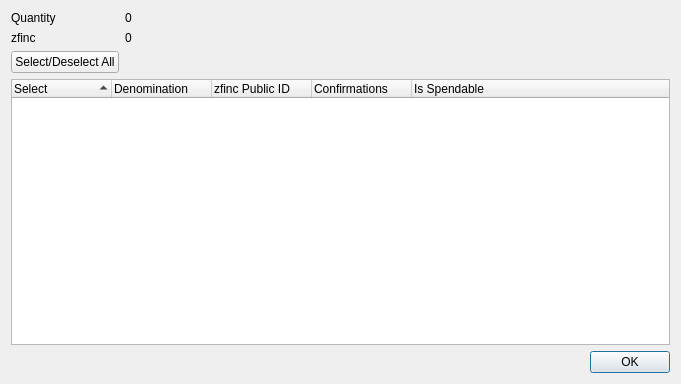
<?xml version="1.0" encoding="UTF-8"?>
<ui version="4.0">
 <class>ZfincControlDialog</class>
 <widget class="QDialog" name="ZfincControlDialog">
  <property name="geometry">
   <rect>
    <x>0</x>
    <y>0</y>
    <width>681</width>
    <height>384</height>
   </rect>
  </property>
  <property name="minimumSize">
   <size>
    <width>681</width>
    <height>384</height>
   </size>
  </property>
  <property name="windowTitle">
   <string>Select zfinc to Spend</string>
  </property>
  <layout class="QGridLayout" name="gridLayout">
   <item row="0" column="0">
    <layout class="QFormLayout" name="formLayout">
     <property name="sizeConstraint">
      <enum>QLayout::SetDefaultConstraint</enum>
     </property>
     <item row="0" column="0">
      <widget class="QLabel" name="labelQuantity">
       <property name="text">
        <string>Quantity</string>
       </property>
      </widget>
     </item>
     <item row="0" column="1">
      <widget class="QLabel" name="labelQuantity_int">
       <property name="text">
        <string>0</string>
       </property>
      </widget>
     </item>
     <item row="1" column="0">
      <widget class="QLabel" name="labelZfinc">
       <property name="text">
        <string>zfinc</string>
       </property>
      </widget>
     </item>
     <item row="1" column="1">
      <widget class="QLabel" name="labelZfinc_int">
       <property name="text">
        <string>0</string>
       </property>
      </widget>
     </item>
     <item row="2" column="0">
      <widget class="QPushButton" name="pushButtonAll">
       <property name="text">
        <string>Select/Deselect All</string>
       </property>
      </widget>
     </item>
    </layout>
   </item>
   <item row="1" column="0">
    <layout class="QVBoxLayout" name="verticalLayout">
     <item>
      <widget class="QTreeWidget" name="treeWidget">
       <property name="minimumSize">
        <size>
         <width>0</width>
         <height>250</height>
        </size>
       </property>
       <property name="alternatingRowColors">
        <bool>true</bool>
       </property>
       <property name="sortingEnabled">
        <bool>true</bool>
       </property>
       <property name="columnCount">
        <number>5</number>
       </property>
       <attribute name="headerDefaultSectionSize">
        <number>100</number>
       </attribute>
       <column>
        <property name="text">
         <string notr="true">Select</string>
        </property>
       </column>
       <column>
        <property name="text">
         <string notr="true">Denomination</string>
        </property>
       </column>
       <column>
        <property name="text">
         <string notr="true">zfinc Public ID</string>
        </property>
       </column>
       <column>
        <property name="text">
         <string notr="true">Confirmations</string>
        </property>
       </column>
       <column>
        <property name="text">
         <string>Is Spendable</string>
        </property>
       </column>
      </widget>
     </item>
     <item>
      <widget class="QDialogButtonBox" name="buttonBox">
       <property name="orientation">
        <enum>Qt::Horizontal</enum>
       </property>
       <property name="standardButtons">
        <set>QDialogButtonBox::Ok</set>
       </property>
      </widget>
     </item>
    </layout>
   </item>
  </layout>
 </widget>
 <resources/>
 <connections>
  <connection>
   <sender>buttonBox</sender>
   <signal>accepted()</signal>
   <receiver>ZfincControlDialog</receiver>
   <slot>accept()</slot>
   <hints>
    <hint type="sourcelabel">
     <x>248</x>
     <y>254</y>
    </hint>
    <hint type="destinationlabel">
     <x>157</x>
     <y>274</y>
    </hint>
   </hints>
  </connection>
  <connection>
   <sender>buttonBox</sender>
   <signal>rejected()</signal>
   <receiver>ZfincControlDialog</receiver>
   <slot>reject()</slot>
   <hints>
    <hint type="sourcelabel">
     <x>316</x>
     <y>260</y>
    </hint>
    <hint type="destinationlabel">
     <x>286</x>
     <y>274</y>
    </hint>
   </hints>
  </connection>
 </connections>
</ui>
